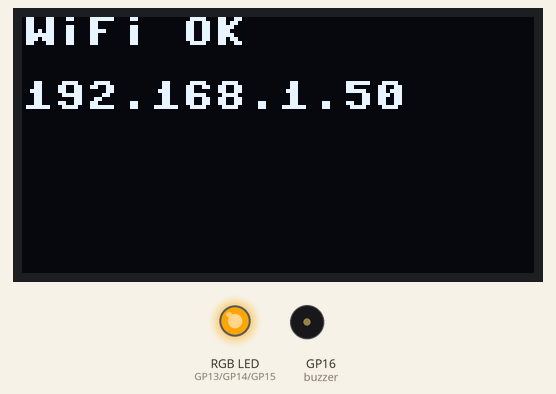
A program run on a simulated Raspberry Pi Pico running MicroPython. On the bench: 128×64 one-colour display, an RGB LED mixed from three pins (HIGH = lit), buzzer (waves = sounding). WiFi joins after 1.5 s; requests to the public web service named in the program get a made-up reply in its usual format after 0.4 s (London, UTC, broken clouds, 64 % humidity, 1013 hPa unless stated); the clock reads 2024-03-15 10:24:30 at power-on unless the program sets it; library files of the repository ran but are not shown: ssd1306.py.

Above: at 2.2 s.
At 4.7 s:
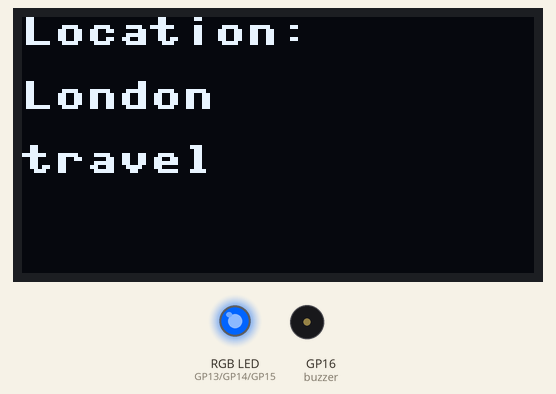
At 7.0 s:
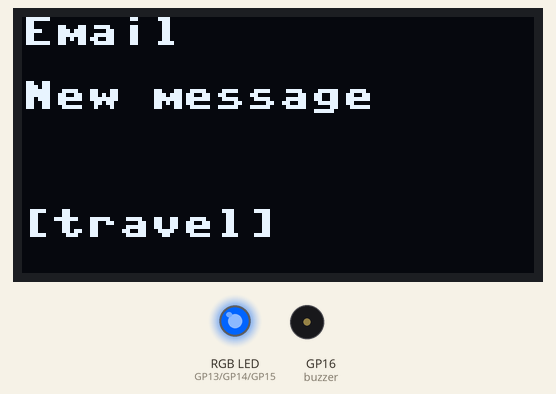
Timing chart, 0 to 33.9 s (numbered marks = the images above):
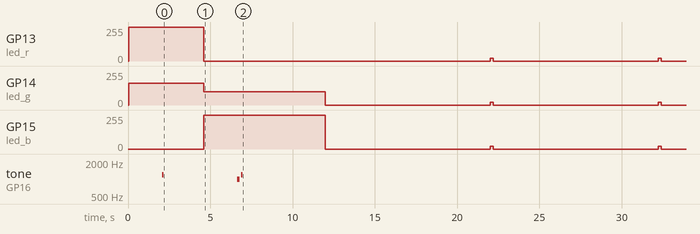

Measured:
- by itself, GP13 (led_r): goes 0/255 17.4 s, 20/255 0.20 s, 0/255 10.0 s, 20/255 0.20 s, then 0/255
- by itself, GP14 (led_g), GP15 (led_b): repeats every 10.2 s: 0/255 10.0 s, 20/255 0.20 s
- by itself, tone on GP16 (buzzer): plays 1200 Hz for 0.10 s, 1000 Hz for 0.15 s, 1200 Hz for 0.10 s
- what the display in image 0 shows lasts 2.5 s, from 2.1 s to 4.6 s
- what the display in image 1 shows lasts 2.0 s, from 4.6 s to 6.6 s

The program:

main_v1_simulated_notifications.py
```python
# ═══════════════════════════════════════════════════════════════
# main_v1.py — Version 1: Basic hardware test
# The very first version. No WiFi, no location detection.
# Just tests that the RGB LED, buzzer, and OLED all work,
# and simulates notifications with hardcoded test triggers.
# ═══════════════════════════════════════════════════════════════

import network, urequests, utime, ujson
from machine import Pin, PWM, I2C
import ssd1306

# ── RGB LED pins (common cathode) ─────────────────────────────
led_r = PWM(Pin(13))
led_g = PWM(Pin(14))
led_b = PWM(Pin(15))
for led in [led_r, led_g, led_b]:
    led.freq(1000)

# ── Buzzer ─────────────────────────────────────────────────────
buzzer = PWM(Pin(16))
buzzer.duty_u16(0)

# ── OLED via I2C ───────────────────────────────────────────────
i2c = I2C(0, sda=Pin(0), scl=Pin(1), freq=400000)
oled = ssd1306.SSD1306_I2C(128, 64, i2c)

# ── WiFi credentials ───────────────────────────────────────────
WIFI_SSID = "YOUR_WIFI_NAME"
WIFI_PASS = "YOUR_WIFI_PASSWORD"

def set_rgb(r, g, b):
    led_r.duty_u16(int(r / 255 * 65535))
    led_g.duty_u16(int(g / 255 * 65535))
    led_b.duty_u16(int(b / 255 * 65535))

def led_off():
    set_rgb(0, 0, 0)

def beep(freq=1000, duration_ms=200):
    buzzer.freq(freq)
    buzzer.duty_u16(32768)
    utime.sleep_ms(duration_ms)
    buzzer.duty_u16(0)

# Colors for each location mode
COLORS = {
    "home":   (0,   255, 0),    # green
    "work":   (128, 0,   255),  # purple
    "travel": (0,   100, 255),  # blue
    "alert":  (255, 0,   0),    # red
    "off":    (0,   0,   0),    # off
}

def connect_wifi():
    wlan = network.WLAN(network.STA_IF)
    wlan.active(True)
    wlan.connect(WIFI_SSID, WIFI_PASS)
    oled.fill(0)
    oled.text("Connecting WiFi...", 0, 0)
    oled.show()
    set_rgb(255, 165, 0)
    timeout = 15
    while not wlan.isconnected() and timeout > 0:
        utime.sleep(1)
        timeout -= 1
    if wlan.isconnected():
        ip = wlan.ifconfig()[0]
        oled.fill(0)
        oled.text("WiFi OK", 0, 0)
        oled.text(ip, 0, 16)
        oled.show()
        beep(1200, 100)
        return True
    else:
        set_rgb(255, 0, 0)
        oled.fill(0)
        oled.text("WiFi FAILED", 0, 0)
        oled.show()
        return False

def get_location():
    try:
        resp = urequests.get("http://ip-api.com/json", timeout=8)
        data = resp.json()
        resp.close()
        city    = data.get("city", "")
        country = data.get("country", "")
        region  = data.get("regionName", "")
        return city, region, country
    except:
        return None, None, None

def classify_location(city, region, country):
    HOME_CITY   = "Honolulu"
    HOME_REGION = "Hawaii"
    if city == HOME_CITY and region == HOME_REGION:
        return "home"
    elif country == "United States":
        return "travel"
    else:
        return "travel"

APP_RULES = {
    "home": [
        "Messages", "Instagram", "YouTube", "Email", "News"
    ],
    "work": [
        "Email", "Slack", "Calendar", "Teams"
    ],
    "travel": [
        "Messages", "Maps", "Email", "Translate"
    ],
}

def should_notify(app_name, location_mode):
    allowed = APP_RULES.get(location_mode, [])
    return app_name in allowed

def show_notification(app, message, location_mode):
    r, g, b = COLORS.get(location_mode, (255, 255, 255))
    set_rgb(r, g, b)
    oled.fill(0)
    oled.text(app[:16], 0, 0)
    oled.text(message[:16], 0, 16)
    oled.text(message[16:32], 0, 28)
    oled.text("[" + location_mode + "]", 0, 48)
    oled.show()
    beep(1000, 150)
    utime.sleep_ms(100)
    beep(1200, 100)
    utime.sleep(5)
    led_off()
    oled.fill(0)
    oled.show()

def trigger(app, message, location_mode):
    if should_notify(app, location_mode):
        show_notification(app, message, location_mode)
    else:
        set_rgb(20, 20, 20)
        utime.sleep_ms(200)
        led_off()

# ── Main loop with SIMULATED notifications ─────────────────────
# NOTE: These are hardcoded test triggers. In later versions
# these are replaced by real notifications from bridge.py
def main():
    if not connect_wifi():
        return
    utime.sleep(2)

    location_mode = "home"
    last_location_check = 0
    LOCATION_INTERVAL = 300

    while True:
        now = utime.time()
        if now - last_location_check > LOCATION_INTERVAL:
            city, region, country = get_location()
            if city:
                location_mode = classify_location(city, region, country)
                oled.fill(0)
                oled.text("Location:", 0, 0)
                oled.text(city[:16], 0, 16)
                oled.text(location_mode, 0, 32)
                oled.show()
                r, g, b = COLORS[location_mode]
                set_rgb(r, g, b)
                utime.sleep(2)
                led_off()
            last_location_check = now

        # Simulated notifications — replaced in v3 with real bridge
        trigger("Email",     "New message",   location_mode)
        utime.sleep(10)
        trigger("Instagram", "New like",      location_mode)
        utime.sleep(10)
        trigger("Slack",     "Reply in #dev", location_mode)
        utime.sleep(30)

main()
```
